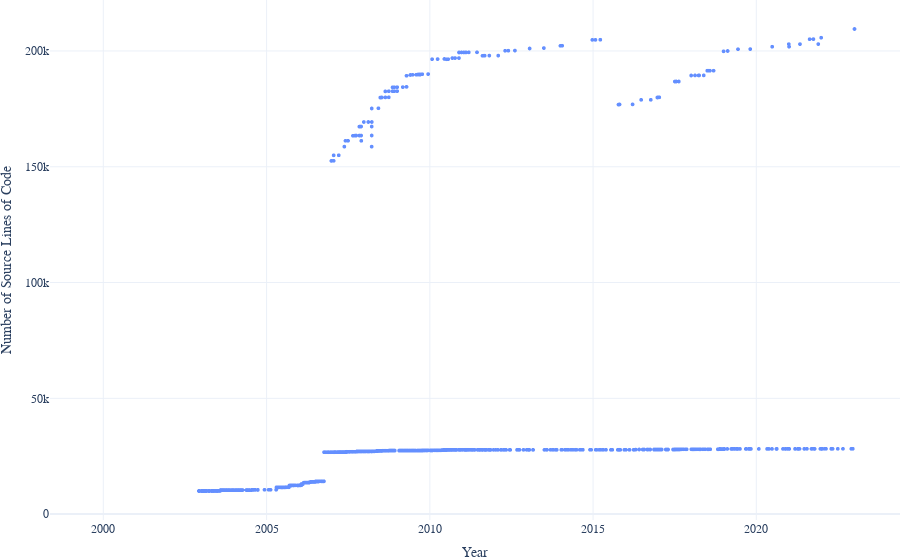
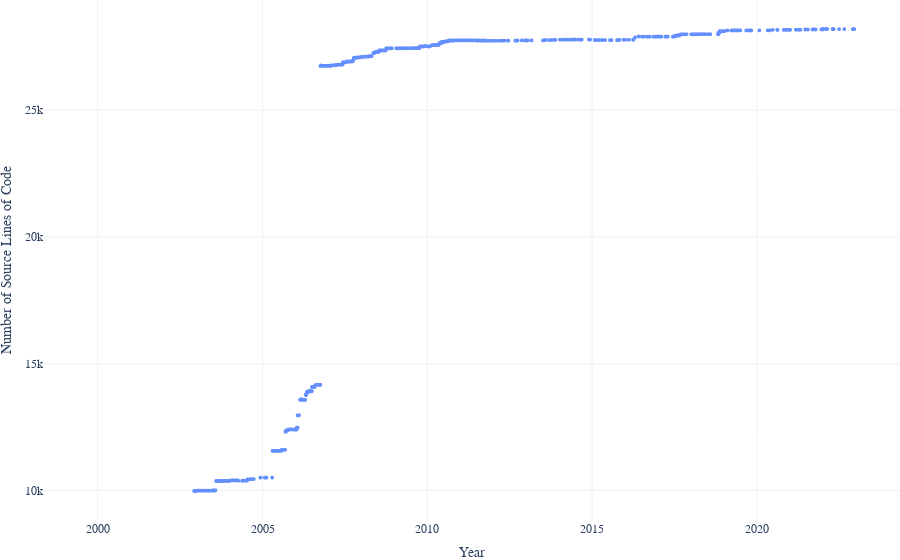
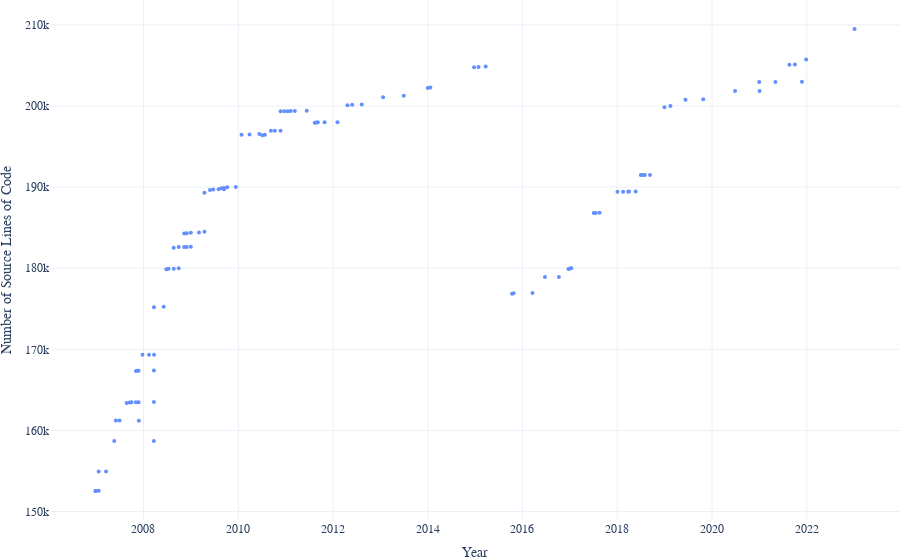

Notebook source saved alongside these figures, in order:
### Code cell
# arch_features = group_by_arch(df_kconfig)
# for arch, df in arch_features.items():
#     sloc_by_arch(df, arch)

sloc_by_arch(df_kconfig, "busybox-all")
sloc_by_arch(df_kconfig[df_kconfig["system"] == "busybox-models"], "busybox-models")
sloc_by_arch(df_kconfig[df_kconfig["system"] != "busybox-models"], "busybox")
